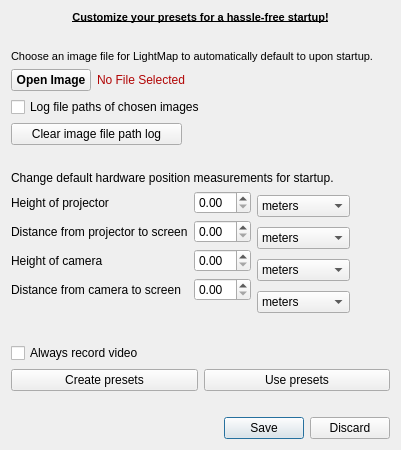
<?xml version="1.0" encoding="UTF-8"?>
<ui version="4.0">
 <class>PreferencesDialog</class>
 <widget class="QDialog" name="PreferencesDialog">
  <property name="geometry">
   <rect>
    <x>0</x>
    <y>0</y>
    <width>384</width>
    <height>450</height>
   </rect>
  </property>
  <property name="windowTitle">
   <string>Preferences - LightMap</string>
  </property>
  <layout class="QVBoxLayout" name="verticalLayout">
   <item>
    <widget class="QLabel" name="label_preferences_description">
     <property name="font">
      <font>
       <pointsize>8</pointsize>
       <weight>75</weight>
       <bold>true</bold>
       <underline>true</underline>
      </font>
     </property>
     <property name="text">
      <string>Customize your presets for a hassle-free startup!</string>
     </property>
     <property name="alignment">
      <set>Qt::AlignCenter</set>
     </property>
    </widget>
   </item>
   <item>
    <spacer name="horizontal_spacer_first">
     <property name="orientation">
      <enum>Qt::Horizontal</enum>
     </property>
     <property name="sizeHint" stdset="0">
      <size>
       <width>40</width>
       <height>20</height>
      </size>
     </property>
    </spacer>
   </item>
   <item>
    <widget class="QLabel" name="label_choose_image_file_description">
     <property name="palette">
      <palette>
       <active>
        <colorrole role="Base">
         <brush brushstyle="SolidPattern">
          <color alpha="255">
           <red>255</red>
           <green>255</green>
           <blue>255</blue>
          </color>
         </brush>
        </colorrole>
       </active>
       <inactive>
        <colorrole role="Base">
         <brush brushstyle="SolidPattern">
          <color alpha="255">
           <red>255</red>
           <green>255</green>
           <blue>255</blue>
          </color>
         </brush>
        </colorrole>
       </inactive>
       <disabled>
        <colorrole role="Base">
         <brush brushstyle="SolidPattern">
          <color alpha="255">
           <red>240</red>
           <green>240</green>
           <blue>240</blue>
          </color>
         </brush>
        </colorrole>
       </disabled>
      </palette>
     </property>
     <property name="font">
      <font>
       <family>MS Shell Dlg 2</family>
       <pointsize>8</pointsize>
       <weight>50</weight>
       <italic>false</italic>
       <bold>false</bold>
       <underline>false</underline>
      </font>
     </property>
     <property name="text">
      <string>Choose an image file for LightMap to automatically default to upon startup.</string>
     </property>
    </widget>
   </item>
   <item>
    <layout class="QHBoxLayout" name="horizontal_layout_image">
     <item>
      <widget class="QPushButton" name="button_open_image">
       <property name="sizePolicy">
        <sizepolicy hsizetype="Fixed" vsizetype="Fixed">
         <horstretch>0</horstretch>
         <verstretch>0</verstretch>
        </sizepolicy>
       </property>
       <property name="font">
        <font>
         <weight>75</weight>
         <bold>true</bold>
        </font>
       </property>
       <property name="text">
        <string>Open Image</string>
       </property>
      </widget>
     </item>
     <item>
      <widget class="QLabel" name="label_file_name">
       <property name="palette">
        <palette>
         <active>
          <colorrole role="WindowText">
           <brush brushstyle="SolidPattern">
            <color alpha="255">
             <red>177</red>
             <green>5</green>
             <blue>5</blue>
            </color>
           </brush>
          </colorrole>
         </active>
         <inactive>
          <colorrole role="WindowText">
           <brush brushstyle="SolidPattern">
            <color alpha="255">
             <red>177</red>
             <green>5</green>
             <blue>5</blue>
            </color>
           </brush>
          </colorrole>
         </inactive>
         <disabled>
          <colorrole role="WindowText">
           <brush brushstyle="SolidPattern">
            <color alpha="255">
             <red>120</red>
             <green>120</green>
             <blue>120</blue>
            </color>
           </brush>
          </colorrole>
         </disabled>
        </palette>
       </property>
       <property name="text">
        <string>No File Selected</string>
       </property>
      </widget>
     </item>
    </layout>
   </item>
   <item>
    <widget class="QCheckBox" name="check_box_file_path_log">
     <property name="text">
      <string>Log file paths of chosen images</string>
     </property>
    </widget>
   </item>
   <item>
    <widget class="QPushButton" name="button_clear_file_path_log">
     <property name="enabled">
      <bool>true</bool>
     </property>
     <property name="sizePolicy">
      <sizepolicy hsizetype="Fixed" vsizetype="Fixed">
       <horstretch>0</horstretch>
       <verstretch>0</verstretch>
      </sizepolicy>
     </property>
     <property name="text">
      <string>     Clear image file path log     </string>
     </property>
     <property name="iconSize">
      <size>
       <width>16</width>
       <height>16</height>
      </size>
     </property>
     <property name="checkable">
      <bool>false</bool>
     </property>
    </widget>
   </item>
   <item>
    <spacer name="horizontal_spacer_second">
     <property name="orientation">
      <enum>Qt::Horizontal</enum>
     </property>
     <property name="sizeHint" stdset="0">
      <size>
       <width>40</width>
       <height>20</height>
      </size>
     </property>
    </spacer>
   </item>
   <item>
    <widget class="QLabel" name="label_change_hardware_description">
     <property name="font">
      <font>
       <underline>false</underline>
      </font>
     </property>
     <property name="text">
      <string>Change default hardware position measurements for startup.</string>
     </property>
    </widget>
   </item>
   <item>
    <layout class="QHBoxLayout" name="horizontal_layout_hardware">
     <item>
      <layout class="QFormLayout" name="form_layout">
       <item row="0" column="0">
        <widget class="QLabel" name="label_projector_height">
         <property name="text">
          <string>Height of projector</string>
         </property>
        </widget>
       </item>
       <item row="1" column="0">
        <widget class="QLabel" name="label_projector_to_screen">
         <property name="text">
          <string>Distance from projector to screen</string>
         </property>
        </widget>
       </item>
       <item row="2" column="0">
        <widget class="QLabel" name="label_camera_height">
         <property name="text">
          <string>Height of camera</string>
         </property>
        </widget>
       </item>
       <item row="3" column="0">
        <widget class="QLabel" name="label_camera_to_screen">
         <property name="text">
          <string>Distance from camera to screen</string>
         </property>
        </widget>
       </item>
       <item row="0" column="1">
        <widget class="QDoubleSpinBox" name="double_spin_box_projector_height"/>
       </item>
       <item row="1" column="1">
        <widget class="QDoubleSpinBox" name="double_spin_box_projector_to_screen"/>
       </item>
       <item row="2" column="1">
        <widget class="QDoubleSpinBox" name="double_spin_box_camera_height"/>
       </item>
       <item row="3" column="1">
        <widget class="QDoubleSpinBox" name="double_spin_box_camera_to_screen"/>
       </item>
      </layout>
     </item>
     <item>
      <layout class="QVBoxLayout" name="vertical_layout_select_unit">
       <item>
        <widget class="QComboBox" name="combo_box_projector_height">
         <property name="sizePolicy">
          <sizepolicy hsizetype="Fixed" vsizetype="Fixed">
           <horstretch>0</horstretch>
           <verstretch>0</verstretch>
          </sizepolicy>
         </property>
         <property name="insertPolicy">
          <enum>QComboBox::NoInsert</enum>
         </property>
         <item>
          <property name="text">
           <string>meters</string>
          </property>
         </item>
         <item>
          <property name="text">
           <string>feet</string>
          </property>
         </item>
         <item>
          <property name="text">
           <string>yards</string>
          </property>
         </item>
         <item>
          <property name="text">
           <string>inches</string>
          </property>
         </item>
         <item>
          <property name="text">
           <string>centimeters</string>
          </property>
         </item>
        </widget>
       </item>
       <item>
        <widget class="QComboBox" name="combo_box_projector_to_screen">
         <property name="sizePolicy">
          <sizepolicy hsizetype="Fixed" vsizetype="Fixed">
           <horstretch>0</horstretch>
           <verstretch>0</verstretch>
          </sizepolicy>
         </property>
         <item>
          <property name="text">
           <string>meters</string>
          </property>
         </item>
         <item>
          <property name="text">
           <string>feet</string>
          </property>
         </item>
         <item>
          <property name="text">
           <string>yards</string>
          </property>
         </item>
         <item>
          <property name="text">
           <string>inches</string>
          </property>
         </item>
         <item>
          <property name="text">
           <string>centimeters</string>
          </property>
         </item>
        </widget>
       </item>
       <item>
        <widget class="QComboBox" name="combo_box_camera_height">
         <property name="sizePolicy">
          <sizepolicy hsizetype="Fixed" vsizetype="Fixed">
           <horstretch>0</horstretch>
           <verstretch>0</verstretch>
          </sizepolicy>
         </property>
         <item>
          <property name="text">
           <string>meters</string>
          </property>
         </item>
         <item>
          <property name="text">
           <string>feet</string>
          </property>
         </item>
         <item>
          <property name="text">
           <string>yards</string>
          </property>
         </item>
         <item>
          <property name="text">
           <string>inches</string>
          </property>
         </item>
         <item>
          <property name="text">
           <string>centimeters</string>
          </property>
         </item>
        </widget>
       </item>
       <item>
        <widget class="QComboBox" name="combo_box_camera_to_screen">
         <property name="sizePolicy">
          <sizepolicy hsizetype="Fixed" vsizetype="Fixed">
           <horstretch>0</horstretch>
           <verstretch>0</verstretch>
          </sizepolicy>
         </property>
         <item>
          <property name="text">
           <string>meters</string>
          </property>
         </item>
         <item>
          <property name="text">
           <string>feet</string>
          </property>
         </item>
         <item>
          <property name="text">
           <string>yards</string>
          </property>
         </item>
         <item>
          <property name="text">
           <string>inches</string>
          </property>
         </item>
         <item>
          <property name="text">
           <string>centimeters</string>
          </property>
         </item>
        </widget>
       </item>
      </layout>
     </item>
     <item>
      <spacer name="vertical_spacer_hardware_first">
       <property name="orientation">
        <enum>Qt::Vertical</enum>
       </property>
       <property name="sizeHint" stdset="0">
        <size>
         <width>20</width>
         <height>40</height>
        </size>
       </property>
      </spacer>
     </item>
     <item>
      <spacer name="vertical_spacer_hardware_second">
       <property name="orientation">
        <enum>Qt::Vertical</enum>
       </property>
       <property name="sizeHint" stdset="0">
        <size>
         <width>20</width>
         <height>40</height>
        </size>
       </property>
      </spacer>
     </item>
    </layout>
   </item>
   <item>
    <spacer name="horizontal_spacer_third">
     <property name="orientation">
      <enum>Qt::Horizontal</enum>
     </property>
     <property name="sizeHint" stdset="0">
      <size>
       <width>40</width>
       <height>20</height>
      </size>
     </property>
    </spacer>
   </item>
   <item>
    <widget class="QCheckBox" name="check_box_record_video">
     <property name="text">
      <string>Always record video</string>
     </property>
    </widget>
   </item>
   <item>
    <layout class="QHBoxLayout" name="horizontal_layout_presets">
     <item>
      <widget class="QPushButton" name="button_create_presets">
       <property name="text">
        <string>Create presets</string>
       </property>
      </widget>
     </item>
     <item>
      <widget class="QPushButton" name="button_use_presets">
       <property name="text">
        <string>Use presets</string>
       </property>
      </widget>
     </item>
    </layout>
   </item>
   <item>
    <spacer name="horizontal_spacer_fourth">
     <property name="orientation">
      <enum>Qt::Horizontal</enum>
     </property>
     <property name="sizeHint" stdset="0">
      <size>
       <width>40</width>
       <height>20</height>
      </size>
     </property>
    </spacer>
   </item>
   <item>
    <widget class="QDialogButtonBox" name="button_box">
     <property name="orientation">
      <enum>Qt::Horizontal</enum>
     </property>
     <property name="standardButtons">
      <set>QDialogButtonBox::Discard|QDialogButtonBox::Save</set>
     </property>
    </widget>
   </item>
  </layout>
 </widget>
 <resources/>
 <connections>
  <connection>
   <sender>button_box</sender>
   <signal>accepted()</signal>
   <receiver>PreferencesDialog</receiver>
   <slot>accept()</slot>
   <hints>
    <hint type="sourcelabel">
     <x>248</x>
     <y>254</y>
    </hint>
    <hint type="destinationlabel">
     <x>157</x>
     <y>274</y>
    </hint>
   </hints>
  </connection>
  <connection>
   <sender>button_box</sender>
   <signal>rejected()</signal>
   <receiver>PreferencesDialog</receiver>
   <slot>reject()</slot>
   <hints>
    <hint type="sourcelabel">
     <x>316</x>
     <y>260</y>
    </hint>
    <hint type="destinationlabel">
     <x>286</x>
     <y>274</y>
    </hint>
   </hints>
  </connection>
 </connections>
</ui>
